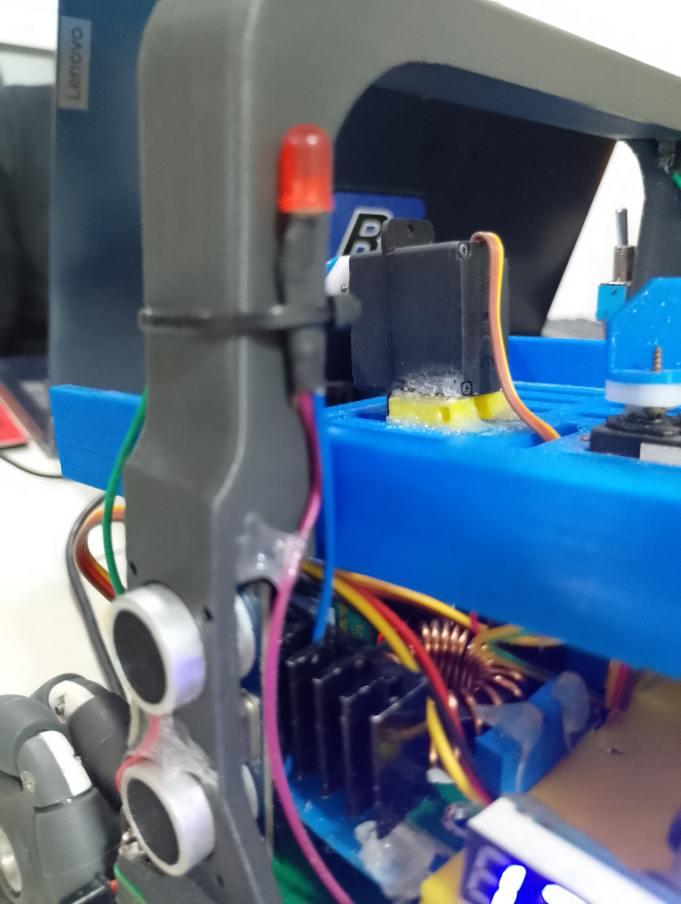
#> input picture TDP/img/Led_Low.jpg, 1361 x 1808 px, given in place of the camera (shown at 1/2 size)
$ python calibrador_verde.py
#> lines starting #> are read from the running program, lines starting #| are printed output that depends on the picture; after the words box and inside, x2 and y2 are one past the last pixel; in counts of white or black regions, pixels touching at a corner belong together
### software/raspberry/EN_EL_ROBOT/camthreader.py
from threading import Lock, Thread
import cv2

class WebcamVideoStream:
    def __init__(self, src = 0, width = 160, height = 120):
        # initialize the video camera stream and read the first frame
        # from the stream

        self.stream = cv2.VideoCapture(src)
        self.stream.set(cv2.CAP_PROP_FRAME_WIDTH, width)
        self.stream.set(cv2.CAP_PROP_FRAME_HEIGHT, height)
        # self.stream.set(cv2.CAP_PROP_FPS, 60)
        print(self.stream.get(cv2.CAP_PROP_FRAME_WIDTH), self.stream.get(cv2.CAP_PROP_FRAME_HEIGHT))
        # print(self.stream.get(cv2.CAP_PROP_FPS))
        (self.grabbed, self.frame) = self.stream.read()
        # initialize the variable used to indicate if the thread should
        # be stopped
        self.stopped = False
        self.lock = Lock()
        self.thread = None

    def start(self):
        # start the thread to read frames from the video stream
        self.thread = Thread(target=self.update, args=(), daemon=True)
        self.thread.start()
        return self

    def update(self):
        # keep looping infinitely until the thread is stopped
        while True:
            # if the thread indicator variable is set, stop the thread
            if self.stopped:
                return
            # otherwise, read the next frame from the stream
            grabbed, frame = self.stream.read()
            with self.lock:
                self.grabbed = grabbed
                self.frame = frame

    def read(self):
        # return the frame most recently read
        with self.lock:
            if self.frame is None:
                return None
            return self.frame.copy()

    def get_dim(self):  # width, height
        return (self.stream.get(cv2.CAP_PROP_FRAME_WIDTH), self.stream.get(cv2.CAP_PROP_FRAME_HEIGHT))

    def stop(self):
        # indicate that the thread should be stopped
        self.stopped = True
        self.stream.release()

### software/raspberry/EN_EL_ROBOT/calibrador_verde.py
# -*- coding: utf-8 -*-
"""
Calibrador de verdes alineado 1:1 con Main.py.

Diferencias clave contra el calibrador viejo:
  1. La recomendacion de min_square_size se mide sobre la MASCARA CRUDA
     (sin morfologia), igual que el gate del Main:
         np.sum(green_mask) > min_square_size * 255
     que equivale a: pixeles_blancos > min_square_size.
  2. Se mide UN solo cuadrado (el blob mas grande), no toda la ROI.
     Si calibras mostrando doble verde, el calibrador viejo recomendaba
     ~1.4x un cuadrado y los verdes simples dejaban de detectarse.
  3. La medicion usa el MISMO rango LAB que corre el Main (constantes
     MAIN_LOWER_GREEN / MAIN_UPPER_GREEN abajo), no el rango recien
     clickeado. Si recalibras color, pega el rango nuevo en Main.py Y aca.
  4. Simula en vivo el green_state EXACTO del Main (ratio 0.32 de negro
     sobre verde, guard de cx_black, gate 1.25x para doble verde) y te
     dice que gate falla cuando da 0.

Teclas:
  click izq  = agregar punto (4 = 1 cuadrado, 8 = 2 cuadrados)
  click der  = borrar ultimo punto
  c = calibrar color LAB con los poligonos clickeados
  u = alternar rango activo (MAIN <-> recien calibrado)
  m = medir cuadrado y recomendar min_square_size
  + / - = subir/bajar min_square_size de a 10 (para probar en vivo)
  r = reset
  q / ESC = salir
"""

import os
import re
import time
import traceback

import cv2
import numpy as np

try:
    from camthreader import WebcamVideoStream
except ImportError:
    WebcamVideoStream = None
except Exception:
    # camthreader existe pero fallo al importar (sintaxis, cv2, etc.):
    # mostrarlo, no tragarlo — el fallback cambia el backend de captura.
    traceback.print_exc()
    WebcamVideoStream = None


# =========================================================
# ESPEJO DE Main.py — mantener SIEMPRE sincronizado a mano.
# Si cambia algo en Main.py, cambiarlo aca tambien.
# =========================================================

# Main.py lineas 70-73
MAIN_LOWER_BLACK = np.array([0, 0, 0])
MAIN_UPPER_BLACK = np.array([90, 90, 90])
MAIN_LOWER_GREEN = np.array([80, 87, 85])    # lab
MAIN_UPPER_GREEN = np.array([205, 123, 120])

# Main.py linea 59
MAIN_MIN_SQUARE_SIZE = 550

# Main.py linea 15
ENABLE_CX_BLACK_GUARD = True

# Geometria de Main.py (lineas 769-786)
WIDTH, HEIGHT = 160, 120
GREEN_ROI_Y = 80      # green_mask[80:, :]
BLACK_TOP_CUT = 55    # black_mask[:55, :] = 0
RATIO_NEGRO_MIN = 0.32
FACTOR_DOBLE = 1.25   # Main.py linea 828 (ojo: Main_challenge.py tambien usa 1.25)

# =========================================================
# CONFIG DEL CALIBRADOR
# =========================================================

USE_IMAGE = False
# OJO: la imagen debe ser un frame CRUDO de la camara (SIN rotar). Una captura
# de las ventanas de debug del Main ya viene rotada: la doble rotacion manda el
# verde arriba de la imagen, fuera de la ROI, y la medicion sale basura.
IMAGE_PATH = "/home/pi/Desktop/xd/img_23.jpg"

# Margen: el Main dispara cuando ve ~70% del cuadrado medido,
# o sea un poco ANTES de la distancia a la que calibraste.
FACTOR_RECOMENDACION = 0.70

# Pisos/techos de sanidad para la medicion (tecla m)
MIN_PX_MEDICION = 200                            # menos = ruido o cuadrado fuera de ROI
ROI_TOTAL_PX = (HEIGHT - GREEN_ROI_Y) * WIDTH    # 40 filas x 160 col = 6400 px
MAX_FRACCION_ROI = 0.35                          # mas = cuadrado demasiado cerca

PADDING_LAB = np.array([5, 5, 5], dtype=np.int32)
MIN_PIXELS = 50

SCALE = 4  # zoom de la ventana (procesamiento sigue en 160x120)

WINDOW = "Calibrador Verde (alineado a Main)"
MASK_WINDOW = "Green mask CRUDA (lo que mide el Main)"


# =========================================================
# PIPELINE — copiado textual de Main.py lineas 769-782
# =========================================================

def construir_mascaras(frame, lower_green, upper_green):
    """Devuelve (frame_resized, green_mask cruda, black_mask) como el Main."""
    frame = cv2.rotate(frame, cv2.ROTATE_180)
    frame_resized = cv2.resize(frame, (WIDTH, HEIGHT), interpolation=cv2.INTER_NEAREST)

    lab = cv2.cvtColor(frame_resized, cv2.COLOR_BGR2LAB)

    black_mask = cv2.inRange(frame_resized, MAIN_LOWER_BLACK, MAIN_UPPER_BLACK)
    black_mask[:BLACK_TOP_CUT, :] = 0

    green_mask = np.zeros((HEIGHT, WIDTH), dtype=np.uint8)
    green_mask[GREEN_ROI_Y:, :] = cv2.inRange(lab[GREEN_ROI_Y:, :, :], lower_green, upper_green)

    return frame_resized, lab, green_mask, black_mask


# =========================================================
# SIMULACION DEL green_state — logica exacta de Main.py 802-839
# =========================================================

def simular_green_state(green_mask, black_mask, min_square_size):
    """Devuelve (estado, diag) replicando la decision del Main."""
    kernel = np.ones((3, 3), np.uint8)
    diag = {
        "npx": int(cv2.countNonZero(green_mask)),  # == np.sum(green_mask)/255
        "left": None, "right": None, "centroide": None,
        "cx_black": None, "ratio": None, "n_contornos": None,
        "motivo": "",
    }

    # Gate 1: np.sum(green_mask) > min_square_size * 255
    if not (diag["npx"] > min_square_size):
        diag["motivo"] = f"poco verde: {diag['npx']}px <= min_square_size={min_square_size}"
        return 0, diag

    green_pixels = np.amax(green_mask, axis=0)
    greenIndices = np.where(green_pixels == np.max(green_pixels))
    leftIndex = greenIndices[0][0]
    rightIndex = greenIndices[0][-1]
    greenCentroidX = (rightIndex + leftIndex) / 2
    slicedBlackMaskAboveGreen = black_mask[60:90, leftIndex:rightIndex + 1]
    blackM = cv2.moments(black_mask[90:, :])

    diag["left"], diag["right"] = int(leftIndex), int(rightIndex)
    diag["centroide"] = greenCentroidX

    if ENABLE_CX_BLACK_GUARD:
        cx_black = None
        if np.sum(black_mask[90:, :]) and blackM["m00"] != 0:
            cx_black = int(blackM["m10"] / blackM["m00"])
        valid_green_reference = cx_black is not None
    else:
        cx_black = None
        if np.sum(black_mask[90:, :]):
            cx_black = int(blackM["m10"] / blackM["m00"])
        valid_green_reference = True

    diag["cx_black"] = cx_black

    # ratio de negro en la franja y=60:90 sobre el ancho del verde
    num = float(np.sum(slicedBlackMaskAboveGreen))
    den = 255.0 * 30.0 * (rightIndex - leftIndex)
    ratio = (num / den) if den > 0 else (float("inf") if num > 0 else 0.0)
    diag["ratio"] = ratio

    if not valid_green_reference:
        diag["motivo"] = "sin linea negra abajo (cx_black invalido)"
        return 0, diag

    if not (ratio > RATIO_NEGRO_MIN):
        diag["motivo"] = f"sin negro sobre el verde: ratio {ratio:.2f} <= {RATIO_NEGRO_MIN}"
        return 0, diag

    if cx_black is None:
        # Solo alcanzable con ENABLE_CX_BLACK_GUARD=False y sin negro abajo.
        # Ahi el Main usaria un cx_black VIEJO de otro frame (comportamiento
        # indefinido); aca lo reportamos como 0 en vez de crashear.
        diag["motivo"] = "guard OFF sin negro abajo: Main usaria cx_black viejo (indefinido)"
        return 0, diag

    filtered_green_mask = cv2.erode(green_mask, kernel, iterations=1)
    filtered_green_mask = cv2.dilate(filtered_green_mask, kernel, iterations=2)
    green_contours, _ = cv2.findContours(filtered_green_mask, cv2.RETR_EXTERNAL, cv2.CHAIN_APPROX_SIMPLE)
    diag["n_contornos"] = len(green_contours)

    if (len(green_contours) > 1 and cx_black > leftIndex and cx_black < rightIndex
            and diag["npx"] > FACTOR_DOBLE * min_square_size):
        diag["motivo"] = "doble verde (giro en U)"
        return 3, diag
    elif greenCentroidX < cx_black:
        diag["motivo"] = "verde a la izquierda de la linea"
        return 1, diag
    else:
        diag["motivo"] = "verde a la derecha de la linea"
        return 2, diag


# =========================================================
# MEDICION / RECOMENDACION
# =========================================================

# [81 lines left out: functions medir_cuadrado, imprimir_recomendacion, order_points, not called in this run]


def split_polys(points):
    polys = []
    if len(points) >= 4:
        polys.append(order_points(points[:4]))
    if len(points) >= 8:
        polys.append(order_points(points[4:8]))
    return polys


# [33 lines left out: functions calibrar_color_lab, _leer_constantes_de, not called in this run]


def chequear_espejo():
    """Compara las constantes espejo de este archivo contra los Main REALES.

    Devuelve lista de desfases (vacia = todo sincronizado). Un numero medido
    con el espejo desfasado NO representa lo que va a correr el robot.
    """
    esperado = {
        "min_square_size": MAIN_MIN_SQUARE_SIZE,
        "lower_green": tuple(int(v) for v in MAIN_LOWER_GREEN),
        "upper_green": tuple(int(v) for v in MAIN_UPPER_GREEN),
        "ENABLE_CX_BLACK_GUARD": ENABLE_CX_BLACK_GUARD,
    }
    avisos = []
    base = os.path.dirname(os.path.abspath(__file__))
    for fname in ("Main.py", "Main_challenge.py"):
        path = os.path.join(base, fname)
        try:
            with open(path, "r", encoding="utf-8", errors="replace") as f:
                reales = _leer_constantes_de(f.read())
        except OSError:
            avisos.append(f"{fname}: no encontrado — espejo SIN verificar")
            continue
        for clave, valor in esperado.items():
            if clave in reales and reales[clave] != valor:
                avisos.append(f"{fname}: {clave}={reales[clave]} vs calibrador={valor}")
    return avisos


# =========================================================
# MAIN
# =========================================================

def main():
    if USE_IMAGE:
        base_img = cv2.imread(IMAGE_PATH)
        if base_img is None:
            raise FileNotFoundError(f"No se pudo leer la imagen: {IMAGE_PATH}")
        vs, use_thread = None, False
    else:
        if WebcamVideoStream is not None:
            vs = WebcamVideoStream(src=0, width=WIDTH, height=HEIGHT).start()
#> in __init__, self.frame is the input picture: shape (1808, 1361, 3); mean B, G, R 127.2, 106.2, 89.8
            use_thread = True
        else:
            vs = cv2.VideoCapture(0)
            vs.set(cv2.CAP_PROP_FRAME_WIDTH, WIDTH)
            vs.set(cv2.CAP_PROP_FRAME_HEIGHT, HEIGHT)
            use_thread = False

    points = []
    rango_calibrado = None          # (lower, upper) recien calibrado
    usar_rango_calibrado = False    # tecla 'u'
    mss = MAIN_MIN_SQUARE_SIZE      # ajustable con +/- para probar en vivo

    # [7 lines left out: function on_mouse, not called in this run]

    cv2.namedWindow(WINDOW)
    cv2.setMouseCallback(WINDOW, on_mouse)

    print(__doc__)
    print(f"Rango MAIN: lower={MAIN_LOWER_GREEN.tolist()} upper={MAIN_UPPER_GREEN.tolist()}")
    print(f"min_square_size inicial (de Main.py): {mss}")

    # Backend de captura: el numero solo vale medido con la camara del robot.
    if USE_IMAGE:
        print("Fuente: imagen en disco (debe ser frame CRUDO pre-rotacion, ver IMAGE_PATH).")
    elif use_thread:
        print("Fuente: WebcamVideoStream (camthreader) — mismo backend que el Main. OK.")
    else:
        w_real = vs.get(cv2.CAP_PROP_FRAME_WIDTH)
        h_real = vs.get(cv2.CAP_PROP_FRAME_HEIGHT)
        print(f"*** Fuente: cv2.VideoCapture directo (camthreader NO importo). ***")
        print(f"*** Resolucion real de camara: {w_real:.0f}x{h_real:.0f}. La medicion SOLO ***")
        print(f"*** vale con la camara del robot montada a su altura de trabajo. ***")

    desfases = chequear_espejo()
    if desfases:
        print("\n*** ESPEJO DESINCRONIZADO — este calibrador NO representa lo que corre: ***")
        for aviso in desfases:
            print(f"  - {aviso}")
        print("Actualiza las constantes MAIN_* de este archivo antes de confiar en nada.\n")

    colores_estado = {0: (128, 128, 128), 1: (0, 255, 255), 2: (255, 255, 0), 3: (0, 0, 255)}

    while True:
        if USE_IMAGE:
            frame = base_img.copy()
        elif use_thread:
            frame = vs.read()
        else:
            ret, frame = vs.read()
            if not ret:
                frame = None

        if frame is None:
            time.sleep(0.01)
            continue

        if usar_rango_calibrado and rango_calibrado is not None:
            lower, upper = rango_calibrado
            nombre_rango = "CALIBRADO (sesion)"
        else:
            lower, upper = MAIN_LOWER_GREEN, MAIN_UPPER_GREEN
            nombre_rango = "MAIN"

        frame_resized, lab, green_mask, black_mask = construir_mascaras(frame, lower, upper)
#> in construir_mascaras, `frame = cv2.rotate(frame, cv2.ROTATE_180)`:
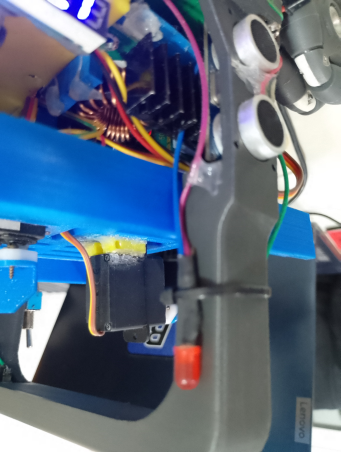
#> frame: shape (1808, 1361, 3) (shown at 1/4 size); mean of channels 0, 1, 2 127.2, 106.2, 89.8; drawn as B, G, R
#> in construir_mascaras, `black_mask = cv2.inRange(frame_resized, MAIN_LOWER_BLACK, MAIN_UPPER_B..`:
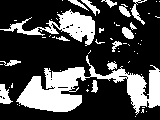
#> black_mask: shape (120, 160); 28.5% white; 60 white regions (45 under 20 px), largest, box (x1, y1, x2, y2) and area: (16, 55, 160, 115) 3256, (0, 9, 95, 46) 1142, (0, 84, 13, 104) 154
#> in construir_mascaras, `black_mask[:BLACK_TOP_CUT, :] = 0`:
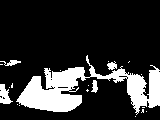
#> black_mask: shape (120, 160); 18.9% white; 20 white regions (15 under 20 px), largest, box (x1, y1, x2, y2) and area: (16, 55, 160, 115) 3256, (0, 84, 13, 104) 154, (0, 60, 21, 66) 62, (107, 61, 117, 70) 58, (91, 80, 98, 93) 56
#> in construir_mascaras, `green_mask[GREEN_ROI_Y:, :] = cv2.inRange(lab[GREEN_ROI_Y:, :, :], low..`:
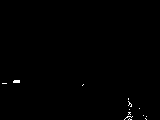
#> green_mask: shape (120, 160); 0.34% white in thin lines or dots, all inside (x1, y1, x2, y2) = (2, 80, 147, 120)
        estado, diag = simular_green_state(green_mask, black_mask, mss)
#> estado = 0; diag = 8 items

        # ---------- display ----------
        display = cv2.resize(frame_resized, (WIDTH * SCALE, HEIGHT * SCALE),
                             interpolation=cv2.INTER_NEAREST)

        # ROI verde y franja del ratio
        cv2.line(display, (0, GREEN_ROI_Y * SCALE), (WIDTH * SCALE, GREEN_ROI_Y * SCALE), (255, 0, 255), 1)
        cv2.line(display, (0, 60 * SCALE), (WIDTH * SCALE, 60 * SCALE), (255, 0, 255), 1)
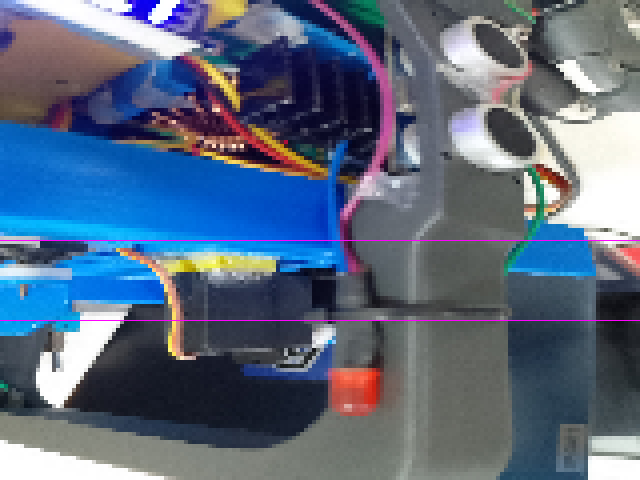
#> display: shape (480, 640, 3); mean of channels 0, 1, 2 127.7, 105.6, 90.3; drawn as B, G, R

        # columnas left/right del verde y cx_black
        if diag["left"] is not None:
            cv2.line(display, (diag["left"] * SCALE, GREEN_ROI_Y * SCALE),
                     (diag["left"] * SCALE, HEIGHT * SCALE), (0, 255, 0), 1)
            cv2.line(display, (diag["right"] * SCALE, GREEN_ROI_Y * SCALE),
                     (diag["right"] * SCALE, HEIGHT * SCALE), (0, 255, 0), 1)
        if diag["cx_black"] is not None:
            cv2.line(display, (diag["cx_black"] * SCALE, 90 * SCALE),
                     (diag["cx_black"] * SCALE, HEIGHT * SCALE), (0, 0, 255), 2)

        # puntos y poligonos de calibracion
        for idx, (x, y) in enumerate(points):
            cv2.circle(display, (x * SCALE, y * SCALE), 3, (0, 255, 255), -1)
            cv2.putText(display, str(idx + 1), (x * SCALE + 4, y * SCALE - 4),
                        cv2.FONT_HERSHEY_SIMPLEX, 0.5, (0, 255, 255), 1)
        for i, poly in enumerate(split_polys(points)):
            color = (0, 255, 0) if i == 0 else (0, 180, 255)
            cv2.polylines(display, [poly * SCALE], True, color, 1)

        # HUD
        hud = [
            (f"green_state = {estado}  ({diag['motivo']})", colores_estado[estado]),
            (f"verde: {diag['npx']}px | gates: >{mss} simple, >{FACTOR_DOBLE * mss:.0f} doble", (255, 255, 255)),
            (f"rango: {nombre_rango} | ratio negro: "
             + (f"{diag['ratio']:.2f}" if diag['ratio'] is not None else "-")
             + f" (min {RATIO_NEGRO_MIN})", (255, 255, 255)),
            (f"contornos: {diag['n_contornos'] if diag['n_contornos'] is not None else '-'}"
             + f" | cx_black: {diag['cx_black'] if diag['cx_black'] is not None else '-'}", (255, 255, 255)),
            ("c=color  m=medir  u=rango  +/-=mss  r=reset  q=salir", (200, 200, 200)),
        ]
        if desfases:
            hud.insert(0, ("*** ESPEJO DESINCRONIZADO vs Main — ver consola ***", (0, 0, 255)))
        for i, (txt, col) in enumerate(hud):
            cv2.putText(display, txt, (8, 20 + i * 20), cv2.FONT_HERSHEY_SIMPLEX, 0.48, (0, 0, 0), 3)
            cv2.putText(display, txt, (8, 20 + i * 20), cv2.FONT_HERSHEY_SIMPLEX, 0.48, col, 1)
#> this loop made 6 passes
#> col on passes 1, 2, 3, 6: (0, 0, 255), (128, 128, 128), (255, 255, 255), (200, 200, 200)
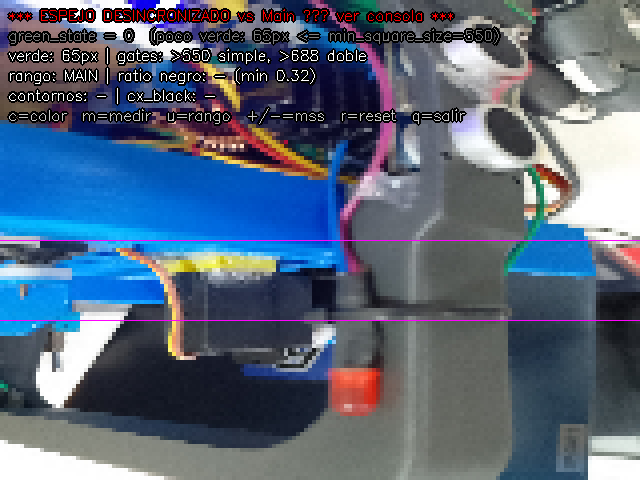
#> display: shape (480, 640, 3); 6.9% of pixels changed, all inside (x1, y1, x2, y2) = (7, 7, 501, 126); drawn as B, G, R

        cv2.imshow(WINDOW, display)
        cv2.imshow(MASK_WINDOW, cv2.resize(green_mask, (WIDTH * SCALE, HEIGHT * SCALE),
                                           interpolation=cv2.INTER_NEAREST))
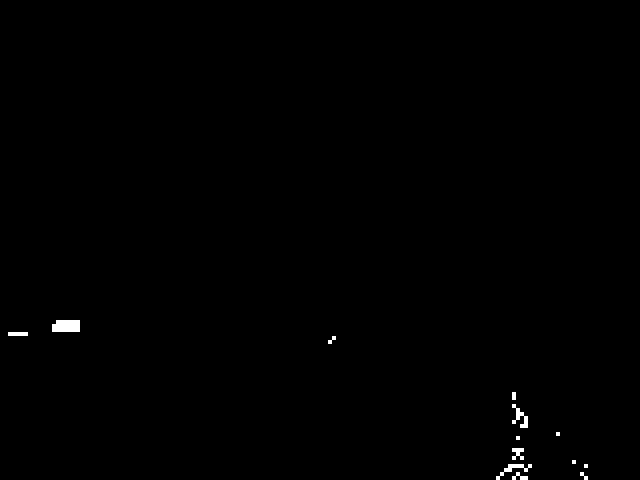
#> window 'Green mask CRUDA (lo que mide ': shape (480, 640); 0.34% white; 13 white regions (4 under 20 px), largest, box (x1, y1, x2, y2) and area: (52, 320, 80, 332) 320, (512, 404, 528, 428) 160, (496, 464, 532, 480) 160

        key = cv2.waitKey(1) & 0xFF
#> (key q is pressed here)

        if key == ord('q') or key == 27:
            break

        elif key == ord('r'):
            points = []
            rango_calibrado = None
            usar_rango_calibrado = False
            mss = MAIN_MIN_SQUARE_SIZE

        elif key == ord('+') or key == ord('='):
            mss += 10
            print(f"min_square_size (prueba en vivo) = {mss}")

        elif key == ord('-'):
            mss = max(10, mss - 10)
            print(f"min_square_size (prueba en vivo) = {mss}")

        elif key == ord('u'):
            if rango_calibrado is None:
                print("Todavia no calibraste color (tecla c).")
            else:
                usar_rango_calibrado = not usar_rango_calibrado
                print(f"Rango activo: {'CALIBRADO' if usar_rango_calibrado else 'MAIN'}")

        elif key == ord('c'):
            polys = split_polys(points)
            if len(points) not in (4, 8):
                print("Necesitas 4 puntos (1 cuadrado) u 8 puntos (2 cuadrados).")
                continue
            try:
                lo, hi = calibrar_color_lab(lab, polys)
            except ValueError as e:
                print(str(e))
                continue
            rango_calibrado = (lo, hi)
            print("\n--- Calibracion color ---")
            print(f"lower_green = np.array([{lo[0]}, {lo[1]}, {lo[2]}])  # lab")
            print(f"upper_green = np.array([{hi[0]}, {hi[1]}, {hi[2]}])")
            print("Si adoptas este rango, EN ESTE ORDEN:")
            print("  1) tecla u  -> activarlo en vivo y ver que la mascara quede solida")
            print("  2) tecla m  -> medir min_square_size CON este rango (no con el viejo)")
            print("  3) pegar rango + min_square_size en Main.py (y Main_challenge.py),")
            print("     y el rango tambien en MAIN_LOWER/UPPER_GREEN de este archivo.")
            print("-------------------------\n")

        elif key == ord('m'):
            if rango_calibrado is not None and not usar_rango_calibrado:
                print("\nOJO: calibraste un rango nuevo pero estas midiendo con el rango MAIN")
                print("viejo. Si vas a pegar el rango nuevo en Main.py, apreta u primero y")
                print("volve a medir — si no, el numero NO va a corresponder al rango.\n")
            rec = imprimir_recomendacion(green_mask, nombre_rango)
            if rec is not None:
                mss = rec
                print(f"Aplicado en vivo: el HUD ya simula con min_square_size = {rec}"
                      " (+/- para ajustar; el Main sigue con el suyo hasta que lo pegues).")
            if rec is not None and nombre_rango != "MAIN":
                print("OJO: mediste con el rango CALIBRADO de la sesion. Ese numero solo")
                print("vale si pegas el rango nuevo en Main.py. Si no, medi con rango MAIN (tecla u).")

    if not USE_IMAGE:
        if use_thread and WebcamVideoStream is not None:
            vs.stop()
        else:
            vs.release()

    cv2.destroyAllWindows()


if __name__ == "__main__":
    main()
